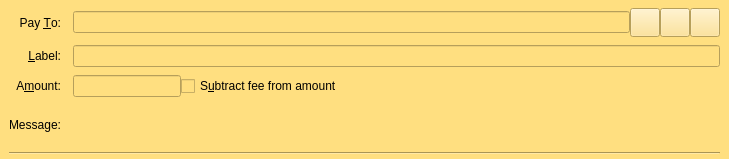
<?xml version="1.0" encoding="UTF-8"?>
<ui version="4.0">
 <class>SendCoinsEntry</class>
 <widget class="QStackedWidget" name="SendCoinsEntry">
  <property name="geometry">
   <rect>
    <x>0</x>
    <y>0</y>
    <width>729</width>
    <height>159</height>
   </rect>
  </property>
  <property name="focusPolicy">
   <enum>Qt::TabFocus</enum>
  </property>
  <property name="autoFillBackground">
   <bool>false</bool>
  </property>
  <property name="styleSheet">
   <string notr="true">background-color: rgb(255, 223, 128);</string>
  </property>
  <widget class="QFrame" name="SendCoins">
   <property name="toolTip">
    <string>This is a normal payment.</string>
   </property>
   <property name="frameShape">
    <enum>QFrame::NoFrame</enum>
   </property>
   <layout class="QGridLayout" name="gridLayout">
    <property name="topMargin">
     <number>8</number>
    </property>
    <property name="bottomMargin">
     <number>4</number>
    </property>
    <property name="horizontalSpacing">
     <number>12</number>
    </property>
    <property name="verticalSpacing">
     <number>8</number>
    </property>
    <item row="0" column="0">
     <widget class="QLabel" name="payToLabel">
      <property name="text">
       <string>Pay &amp;To:</string>
      </property>
      <property name="alignment">
       <set>Qt::AlignRight|Qt::AlignTrailing|Qt::AlignVCenter</set>
      </property>
      <property name="buddy">
       <cstring>payTo</cstring>
      </property>
     </widget>
    </item>
    <item row="0" column="1">
     <layout class="QHBoxLayout" name="payToLayout">
      <property name="spacing">
       <number>0</number>
      </property>
      <item>
       <widget class="QValidatedLineEdit" name="payTo">
        <property name="toolTip">
         <string>The AurumCoinHunter address to send the payment to</string>
        </property>
       </widget>
      </item>
      <item>
       <widget class="QToolButton" name="addressBookButton">
        <property name="toolTip">
         <string>Choose previously used address</string>
        </property>
        <property name="text">
         <string/>
        </property>
        <property name="iconSize">
         <size>
          <width>22</width>
          <height>22</height>
         </size>
        </property>
        <property name="shortcut">
         <string>Alt+A</string>
        </property>
       </widget>
      </item>
      <item>
       <widget class="QToolButton" name="pasteButton">
        <property name="toolTip">
         <string>Paste address from clipboard</string>
        </property>
        <property name="text">
         <string/>
        </property>
        <property name="iconSize">
         <size>
          <width>22</width>
          <height>22</height>
         </size>
        </property>
        <property name="shortcut">
         <string>Alt+P</string>
        </property>
       </widget>
      </item>
      <item>
       <widget class="QToolButton" name="deleteButton">
        <property name="toolTip">
         <string>Remove this entry</string>
        </property>
        <property name="text">
         <string/>
        </property>
        <property name="iconSize">
         <size>
          <width>22</width>
          <height>22</height>
         </size>
        </property>
       </widget>
      </item>
     </layout>
    </item>
    <item row="1" column="0">
     <widget class="QLabel" name="labellLabel">
      <property name="text">
       <string>&amp;Label:</string>
      </property>
      <property name="alignment">
       <set>Qt::AlignRight|Qt::AlignTrailing|Qt::AlignVCenter</set>
      </property>
      <property name="buddy">
       <cstring>addAsLabel</cstring>
      </property>
     </widget>
    </item>
    <item row="1" column="1">
     <widget class="QLineEdit" name="addAsLabel">
      <property name="toolTip">
       <string>Enter a label for this address to add it to the list of used addresses</string>
      </property>
     </widget>
    </item>
    <item row="2" column="0">
     <widget class="QLabel" name="amountLabel">
      <property name="styleSheet">
       <string notr="true">color: rgb(0, 0, 0);</string>
      </property>
      <property name="text">
       <string>A&amp;mount:</string>
      </property>
      <property name="alignment">
       <set>Qt::AlignRight|Qt::AlignTrailing|Qt::AlignVCenter</set>
      </property>
      <property name="buddy">
       <cstring>payAmount</cstring>
      </property>
     </widget>
    </item>
    <item row="2" column="1">
     <layout class="QHBoxLayout" name="horizontalLayoutAmount" stretch="0,1">
      <item>
       <widget class="BitcoinAmountField" name="payAmount"/>
      </item>
      <item>
       <widget class="QCheckBox" name="checkboxSubtractFeeFromAmount">
        <property name="toolTip">
         <string>The fee will be deducted from the amount being sent. The recipient will receive a lower amount of AurumCoinHunter than you enter in the amount field. If multiple recipients are selected, the fee is split equally.</string>
        </property>
        <property name="text">
         <string>S&amp;ubtract fee from amount</string>
        </property>
       </widget>
      </item>
     </layout>
    </item>
    <item row="3" column="0">
     <widget class="QLabel" name="messageLabel">
      <property name="text">
       <string>Message:</string>
      </property>
      <property name="alignment">
       <set>Qt::AlignRight|Qt::AlignTrailing|Qt::AlignVCenter</set>
      </property>
     </widget>
    </item>
    <item row="3" column="1">
     <widget class="QLabel" name="messageTextLabel">
      <property name="toolTip">
       <string>A message that was attached to the aurumcoinhunter: URI which will be stored with the transaction for your reference. Note: This message will not be sent over the AurumCoinHunter network.</string>
      </property>
      <property name="textFormat">
       <enum>Qt::PlainText</enum>
      </property>
     </widget>
    </item>
    <item row="4" column="0" colspan="2">
     <widget class="Line" name="line">
      <property name="orientation">
       <enum>Qt::Horizontal</enum>
      </property>
     </widget>
    </item>
   </layout>
  </widget>
  <widget class="QFrame" name="SendCoins_UnauthenticatedPaymentRequest">
   <property name="palette">
    <palette>
     <active>
      <colorrole role="WindowText">
       <brush brushstyle="SolidPattern">
        <color alpha="255">
         <red>0</red>
         <green>0</green>
         <blue>0</blue>
        </color>
       </brush>
      </colorrole>
      <colorrole role="Button">
       <brush brushstyle="SolidPattern">
        <color alpha="255">
         <red>255</red>
         <green>223</green>
         <blue>128</blue>
        </color>
       </brush>
      </colorrole>
      <colorrole role="Light">
       <brush brushstyle="SolidPattern">
        <color alpha="255">
         <red>255</red>
         <green>255</green>
         <blue>255</blue>
        </color>
       </brush>
      </colorrole>
      <colorrole role="Midlight">
       <brush brushstyle="SolidPattern">
        <color alpha="255">
         <red>255</red>
         <green>255</green>
         <blue>191</blue>
        </color>
       </brush>
      </colorrole>
      <colorrole role="Dark">
       <brush brushstyle="SolidPattern">
        <color alpha="255">
         <red>127</red>
         <green>127</green>
         <blue>63</blue>
        </color>
       </brush>
      </colorrole>
      <colorrole role="Mid">
       <brush brushstyle="SolidPattern">
        <color alpha="255">
         <red>170</red>
         <green>170</green>
         <blue>84</blue>
        </color>
       </brush>
      </colorrole>
      <colorrole role="Text">
       <brush brushstyle="SolidPattern">
        <color alpha="255">
         <red>0</red>
         <green>0</green>
         <blue>0</blue>
        </color>
       </brush>
      </colorrole>
      <colorrole role="BrightText">
       <brush brushstyle="SolidPattern">
        <color alpha="255">
         <red>255</red>
         <green>255</green>
         <blue>255</blue>
        </color>
       </brush>
      </colorrole>
      <colorrole role="ButtonText">
       <brush brushstyle="SolidPattern">
        <color alpha="255">
         <red>0</red>
         <green>0</green>
         <blue>0</blue>
        </color>
       </brush>
      </colorrole>
      <colorrole role="Base">
       <brush brushstyle="SolidPattern">
        <color alpha="255">
         <red>255</red>
         <green>223</green>
         <blue>128</blue>
        </color>
       </brush>
      </colorrole>
      <colorrole role="Window">
       <brush brushstyle="SolidPattern">
        <color alpha="255">
         <red>255</red>
         <green>223</green>
         <blue>128</blue>
        </color>
       </brush>
      </colorrole>
      <colorrole role="Shadow">
       <brush brushstyle="SolidPattern">
        <color alpha="255">
         <red>0</red>
         <green>0</green>
         <blue>0</blue>
        </color>
       </brush>
      </colorrole>
      <colorrole role="AlternateBase">
       <brush brushstyle="SolidPattern">
        <color alpha="255">
         <red>255</red>
         <green>255</green>
         <blue>191</blue>
        </color>
       </brush>
      </colorrole>
      <colorrole role="ToolTipBase">
       <brush brushstyle="SolidPattern">
        <color alpha="255">
         <red>255</red>
         <green>255</green>
         <blue>220</blue>
        </color>
       </brush>
      </colorrole>
      <colorrole role="ToolTipText">
       <brush brushstyle="SolidPattern">
        <color alpha="255">
         <red>0</red>
         <green>0</green>
         <blue>0</blue>
        </color>
       </brush>
      </colorrole>
     </active>
     <inactive>
      <colorrole role="WindowText">
       <brush brushstyle="SolidPattern">
        <color alpha="255">
         <red>0</red>
         <green>0</green>
         <blue>0</blue>
        </color>
       </brush>
      </colorrole>
      <colorrole role="Button">
       <brush brushstyle="SolidPattern">
        <color alpha="255">
         <red>255</red>
         <green>223</green>
         <blue>128</blue>
        </color>
       </brush>
      </colorrole>
      <colorrole role="Light">
       <brush brushstyle="SolidPattern">
        <color alpha="255">
         <red>255</red>
         <green>255</green>
         <blue>255</blue>
        </color>
       </brush>
      </colorrole>
      <colorrole role="Midlight">
       <brush brushstyle="SolidPattern">
        <color alpha="255">
         <red>255</red>
         <green>255</green>
         <blue>191</blue>
        </color>
       </brush>
      </colorrole>
      <colorrole role="Dark">
       <brush brushstyle="SolidPattern">
        <color alpha="255">
         <red>127</red>
         <green>127</green>
         <blue>63</blue>
        </color>
       </brush>
      </colorrole>
      <colorrole role="Mid">
       <brush brushstyle="SolidPattern">
        <color alpha="255">
         <red>170</red>
         <green>170</green>
         <blue>84</blue>
        </color>
       </brush>
      </colorrole>
      <colorrole role="Text">
       <brush brushstyle="SolidPattern">
        <color alpha="255">
         <red>0</red>
         <green>0</green>
         <blue>0</blue>
        </color>
       </brush>
      </colorrole>
      <colorrole role="BrightText">
       <brush brushstyle="SolidPattern">
        <color alpha="255">
         <red>255</red>
         <green>255</green>
         <blue>255</blue>
        </color>
       </brush>
      </colorrole>
      <colorrole role="ButtonText">
       <brush brushstyle="SolidPattern">
        <color alpha="255">
         <red>0</red>
         <green>0</green>
         <blue>0</blue>
        </color>
       </brush>
      </colorrole>
      <colorrole role="Base">
       <brush brushstyle="SolidPattern">
        <color alpha="255">
         <red>255</red>
         <green>223</green>
         <blue>128</blue>
        </color>
       </brush>
      </colorrole>
      <colorrole role="Window">
       <brush brushstyle="SolidPattern">
        <color alpha="255">
         <red>255</red>
         <green>223</green>
         <blue>128</blue>
        </color>
       </brush>
      </colorrole>
      <colorrole role="Shadow">
       <brush brushstyle="SolidPattern">
        <color alpha="255">
         <red>0</red>
         <green>0</green>
         <blue>0</blue>
        </color>
       </brush>
      </colorrole>
      <colorrole role="AlternateBase">
       <brush brushstyle="SolidPattern">
        <color alpha="255">
         <red>255</red>
         <green>255</green>
         <blue>191</blue>
        </color>
       </brush>
      </colorrole>
      <colorrole role="ToolTipBase">
       <brush brushstyle="SolidPattern">
        <color alpha="255">
         <red>255</red>
         <green>255</green>
         <blue>220</blue>
        </color>
       </brush>
      </colorrole>
      <colorrole role="ToolTipText">
       <brush brushstyle="SolidPattern">
        <color alpha="255">
         <red>0</red>
         <green>0</green>
         <blue>0</blue>
        </color>
       </brush>
      </colorrole>
     </inactive>
     <disabled>
      <colorrole role="WindowText">
       <brush brushstyle="SolidPattern">
        <color alpha="255">
         <red>127</red>
         <green>127</green>
         <blue>63</blue>
        </color>
       </brush>
      </colorrole>
      <colorrole role="Button">
       <brush brushstyle="SolidPattern">
        <color alpha="255">
         <red>255</red>
         <green>223</green>
         <blue>128</blue>
        </color>
       </brush>
      </colorrole>
      <colorrole role="Light">
       <brush brushstyle="SolidPattern">
        <color alpha="255">
         <red>255</red>
         <green>255</green>
         <blue>255</blue>
        </color>
       </brush>
      </colorrole>
      <colorrole role="Midlight">
       <brush brushstyle="SolidPattern">
        <color alpha="255">
         <red>255</red>
         <green>255</green>
         <blue>191</blue>
        </color>
       </brush>
      </colorrole>
      <colorrole role="Dark">
       <brush brushstyle="SolidPattern">
        <color alpha="255">
         <red>127</red>
         <green>127</green>
         <blue>63</blue>
        </color>
       </brush>
      </colorrole>
      <colorrole role="Mid">
       <brush brushstyle="SolidPattern">
        <color alpha="255">
         <red>170</red>
         <green>170</green>
         <blue>84</blue>
        </color>
       </brush>
      </colorrole>
      <colorrole role="Text">
       <brush brushstyle="SolidPattern">
        <color alpha="255">
         <red>127</red>
         <green>127</green>
         <blue>63</blue>
        </color>
       </brush>
      </colorrole>
      <colorrole role="BrightText">
       <brush brushstyle="SolidPattern">
        <color alpha="255">
         <red>255</red>
         <green>255</green>
         <blue>255</blue>
        </color>
       </brush>
      </colorrole>
      <colorrole role="ButtonText">
       <brush brushstyle="SolidPattern">
        <color alpha="255">
         <red>127</red>
         <green>127</green>
         <blue>63</blue>
        </color>
       </brush>
      </colorrole>
      <colorrole role="Base">
       <brush brushstyle="SolidPattern">
        <color alpha="255">
         <red>255</red>
         <green>223</green>
         <blue>128</blue>
        </color>
       </brush>
      </colorrole>
      <colorrole role="Window">
       <brush brushstyle="SolidPattern">
        <color alpha="255">
         <red>255</red>
         <green>223</green>
         <blue>128</blue>
        </color>
       </brush>
      </colorrole>
      <colorrole role="Shadow">
       <brush brushstyle="SolidPattern">
        <color alpha="255">
         <red>0</red>
         <green>0</green>
         <blue>0</blue>
        </color>
       </brush>
      </colorrole>
      <colorrole role="AlternateBase">
       <brush brushstyle="SolidPattern">
        <color alpha="255">
         <red>255</red>
         <green>255</green>
         <blue>127</blue>
        </color>
       </brush>
      </colorrole>
      <colorrole role="ToolTipBase">
       <brush brushstyle="SolidPattern">
        <color alpha="255">
         <red>255</red>
         <green>255</green>
         <blue>220</blue>
        </color>
       </brush>
      </colorrole>
      <colorrole role="ToolTipText">
       <brush brushstyle="SolidPattern">
        <color alpha="255">
         <red>0</red>
         <green>0</green>
         <blue>0</blue>
        </color>
       </brush>
      </colorrole>
     </disabled>
    </palette>
   </property>
   <property name="toolTip">
    <string>This is an unauthenticated payment request.</string>
   </property>
   <property name="autoFillBackground">
    <bool>false</bool>
   </property>
   <property name="frameShape">
    <enum>QFrame::NoFrame</enum>
   </property>
   <layout class="QGridLayout" name="gridLayout_is">
    <property name="spacing">
     <number>12</number>
    </property>
    <item row="0" column="0">
     <widget class="QLabel" name="payToLabel_is">
      <property name="text">
       <string>Pay To:</string>
      </property>
      <property name="alignment">
       <set>Qt::AlignRight|Qt::AlignTrailing|Qt::AlignVCenter</set>
      </property>
     </widget>
    </item>
    <item row="0" column="1">
     <layout class="QHBoxLayout" name="payToLayout_is">
      <property name="spacing">
       <number>0</number>
      </property>
      <item>
       <widget class="QLabel" name="payTo_is"/>
      </item>
      <item>
       <widget class="QToolButton" name="deleteButton_is">
        <property name="toolTip">
         <string>Remove this entry</string>
        </property>
        <property name="text">
         <string/>
        </property>
       </widget>
      </item>
     </layout>
    </item>
    <item row="1" column="0">
     <widget class="QLabel" name="memoLabel_is">
      <property name="text">
       <string>Memo:</string>
      </property>
      <property name="alignment">
       <set>Qt::AlignRight|Qt::AlignTrailing|Qt::AlignVCenter</set>
      </property>
     </widget>
    </item>
    <item row="1" column="1">
     <widget class="QLabel" name="memoTextLabel_is">
      <property name="textFormat">
       <enum>Qt::PlainText</enum>
      </property>
     </widget>
    </item>
    <item row="2" column="0">
     <widget class="QLabel" name="amountLabel_is">
      <property name="text">
       <string>A&amp;mount:</string>
      </property>
      <property name="alignment">
       <set>Qt::AlignRight|Qt::AlignTrailing|Qt::AlignVCenter</set>
      </property>
      <property name="buddy">
       <cstring>payAmount_is</cstring>
      </property>
     </widget>
    </item>
    <item row="2" column="1">
     <widget class="BitcoinAmountField" name="payAmount_is">
      <property name="acceptDrops">
       <bool>false</bool>
      </property>
     </widget>
    </item>
   </layout>
  </widget>
  <widget class="QFrame" name="SendCoins_AuthenticatedPaymentRequest">
   <property name="palette">
    <palette>
     <active>
      <colorrole role="WindowText">
       <brush brushstyle="SolidPattern">
        <color alpha="255">
         <red>0</red>
         <green>0</green>
         <blue>0</blue>
        </color>
       </brush>
      </colorrole>
      <colorrole role="Button">
       <brush brushstyle="SolidPattern">
        <color alpha="255">
         <red>255</red>
         <green>223</green>
         <blue>128</blue>
        </color>
       </brush>
      </colorrole>
      <colorrole role="Light">
       <brush brushstyle="SolidPattern">
        <color alpha="255">
         <red>230</red>
         <green>255</green>
         <blue>224</blue>
        </color>
       </brush>
      </colorrole>
      <colorrole role="Midlight">
       <brush brushstyle="SolidPattern">
        <color alpha="255">
         <red>185</red>
         <green>243</green>
         <blue>171</blue>
        </color>
       </brush>
      </colorrole>
      <colorrole role="Dark">
       <brush brushstyle="SolidPattern">
        <color alpha="255">
         <red>70</red>
         <green>116</green>
         <blue>59</blue>
        </color>
       </brush>
      </colorrole>
      <colorrole role="Mid">
       <brush brushstyle="SolidPattern">
        <color alpha="255">
         <red>93</red>
         <green>155</green>
         <blue>79</blue>
        </color>
       </brush>
      </colorrole>
      <colorrole role="Text">
       <brush brushstyle="SolidPattern">
        <color alpha="255">
         <red>0</red>
         <green>0</green>
         <blue>0</blue>
        </color>
       </brush>
      </colorrole>
      <colorrole role="BrightText">
       <brush brushstyle="SolidPattern">
        <color alpha="255">
         <red>155</red>
         <green>255</green>
         <blue>147</blue>
        </color>
       </brush>
      </colorrole>
      <colorrole role="ButtonText">
       <brush brushstyle="SolidPattern">
        <color alpha="255">
         <red>0</red>
         <green>0</green>
         <blue>0</blue>
        </color>
       </brush>
      </colorrole>
      <colorrole role="Base">
       <brush brushstyle="SolidPattern">
        <color alpha="255">
         <red>255</red>
         <green>223</green>
         <blue>128</blue>
        </color>
       </brush>
      </colorrole>
      <colorrole role="Window">
       <brush brushstyle="SolidPattern">
        <color alpha="255">
         <red>255</red>
         <green>223</green>
         <blue>128</blue>
        </color>
       </brush>
      </colorrole>
      <colorrole role="Shadow">
       <brush brushstyle="SolidPattern">
        <color alpha="255">
         <red>0</red>
         <green>0</green>
         <blue>0</blue>
        </color>
       </brush>
      </colorrole>
      <colorrole role="AlternateBase">
       <brush brushstyle="SolidPattern">
        <color alpha="255">
         <red>197</red>
         <green>243</green>
         <blue>187</blue>
        </color>
       </brush>
      </colorrole>
      <colorrole role="NoRole">
       <brush brushstyle="SolidPattern">
        <color alpha="255">
         <red>125</red>
         <green>194</green>
         <blue>122</blue>
        </color>
       </brush>
      </colorrole>
      <colorrole role="ToolTipBase">
       <brush brushstyle="SolidPattern">
        <color alpha="255">
         <red>255</red>
         <green>255</green>
         <blue>220</blue>
        </color>
       </brush>
      </colorrole>
      <colorrole role="ToolTipText">
       <brush brushstyle="SolidPattern">
        <color alpha="255">
         <red>0</red>
         <green>0</green>
         <blue>0</blue>
        </color>
       </brush>
      </colorrole>
     </active>
     <inactive>
      <colorrole role="WindowText">
       <brush brushstyle="SolidPattern">
        <color alpha="255">
         <red>0</red>
         <green>0</green>
         <blue>0</blue>
        </color>
       </brush>
      </colorrole>
      <colorrole role="Button">
       <brush brushstyle="SolidPattern">
        <color alpha="255">
         <red>255</red>
         <green>223</green>
         <blue>128</blue>
        </color>
       </brush>
      </colorrole>
      <colorrole role="Light">
       <brush brushstyle="SolidPattern">
        <color alpha="255">
         <red>230</red>
         <green>255</green>
         <blue>224</blue>
        </color>
       </brush>
      </colorrole>
      <colorrole role="Midlight">
       <brush brushstyle="SolidPattern">
        <color alpha="255">
         <red>185</red>
         <green>243</green>
         <blue>171</blue>
        </color>
       </brush>
      </colorrole>
      <colorrole role="Dark">
       <brush brushstyle="SolidPattern">
        <color alpha="255">
         <red>70</red>
         <green>116</green>
         <blue>59</blue>
        </color>
       </brush>
      </colorrole>
      <colorrole role="Mid">
       <brush brushstyle="SolidPattern">
        <color alpha="255">
         <red>93</red>
         <green>155</green>
         <blue>79</blue>
        </color>
       </brush>
      </colorrole>
      <colorrole role="Text">
       <brush brushstyle="SolidPattern">
        <color alpha="255">
         <red>0</red>
         <green>0</green>
         <blue>0</blue>
        </color>
       </brush>
      </colorrole>
      <colorrole role="BrightText">
       <brush brushstyle="SolidPattern">
        <color alpha="255">
         <red>155</red>
         <green>255</green>
         <blue>147</blue>
        </color>
       </brush>
      </colorrole>
      <colorrole role="ButtonText">
       <brush brushstyle="SolidPattern">
        <color alpha="255">
         <red>0</red>
         <green>0</green>
         <blue>0</blue>
        </color>
       </brush>
      </colorrole>
      <colorrole role="Base">
       <brush brushstyle="SolidPattern">
        <color alpha="255">
         <red>255</red>
         <green>223</green>
         <blue>128</blue>
        </color>
       </brush>
      </colorrole>
      <colorrole role="Window">
       <brush brushstyle="SolidPattern">
        <color alpha="255">
         <red>255</red>
         <green>223</green>
         <blue>128</blue>
        </color>
       </brush>
      </colorrole>
      <colorrole role="Shadow">
       <brush brushstyle="SolidPattern">
        <color alpha="255">
         <red>0</red>
         <green>0</green>
         <blue>0</blue>
        </color>
       </brush>
      </colorrole>
      <colorrole role="AlternateBase">
       <brush brushstyle="SolidPattern">
        <color alpha="255">
         <red>197</red>
         <green>243</green>
         <blue>187</blue>
        </color>
       </brush>
      </colorrole>
      <colorrole role="NoRole">
       <brush brushstyle="SolidPattern">
        <color alpha="255">
         <red>125</red>
         <green>194</green>
         <blue>122</blue>
        </color>
       </brush>
      </colorrole>
      <colorrole role="ToolTipBase">
       <brush brushstyle="SolidPattern">
        <color alpha="255">
         <red>255</red>
         <green>255</green>
         <blue>220</blue>
        </color>
       </brush>
      </colorrole>
      <colorrole role="ToolTipText">
       <brush brushstyle="SolidPattern">
        <color alpha="255">
         <red>0</red>
         <green>0</green>
         <blue>0</blue>
        </color>
       </brush>
      </colorrole>
     </inactive>
     <disabled>
      <colorrole role="WindowText">
       <brush brushstyle="SolidPattern">
        <color alpha="255">
         <red>70</red>
         <green>116</green>
         <blue>59</blue>
        </color>
       </brush>
      </colorrole>
      <colorrole role="Button">
       <brush brushstyle="SolidPattern">
        <color alpha="255">
         <red>255</red>
         <green>223</green>
         <blue>128</blue>
        </color>
       </brush>
      </colorrole>
      <colorrole role="Light">
       <brush brushstyle="SolidPattern">
        <color alpha="255">
         <red>230</red>
         <green>255</green>
         <blue>224</blue>
        </color>
       </brush>
      </colorrole>
      <colorrole role="Midlight">
       <brush brushstyle="SolidPattern">
        <color alpha="255">
         <red>185</red>
         <green>243</green>
         <blue>171</blue>
        </color>
       </brush>
      </colorrole>
      <colorrole role="Dark">
       <brush brushstyle="SolidPattern">
        <color alpha="255">
         <red>70</red>
         <green>116</green>
         <blue>59</blue>
        </color>
       </brush>
      </colorrole>
      <colorrole role="Mid">
       <brush brushstyle="SolidPattern">
        <color alpha="255">
         <red>93</red>
         <green>155</green>
         <blue>79</blue>
        </color>
       </brush>
      </colorrole>
      <colorrole role="Text">
       <brush brushstyle="SolidPattern">
        <color alpha="255">
         <red>70</red>
         <green>116</green>
         <blue>59</blue>
        </color>
       </brush>
      </colorrole>
      <colorrole role="BrightText">
       <brush brushstyle="SolidPattern">
        <color alpha="255">
         <red>155</red>
         <green>255</green>
         <blue>147</blue>
        </color>
       </brush>
      </colorrole>
      <colorrole role="ButtonText">
       <brush brushstyle="SolidPattern">
        <color alpha="255">
         <red>70</red>
         <green>116</green>
         <blue>59</blue>
        </color>
       </brush>
      </colorrole>
      <colorrole role="Base">
       <brush brushstyle="SolidPattern">
        <color alpha="255">
         <red>255</red>
         <green>223</green>
         <blue>128</blue>
        </color>
       </brush>
      </colorrole>
      <colorrole role="Window">
       <brush brushstyle="SolidPattern">
        <color alpha="255">
         <red>255</red>
         <green>223</green>
         <blue>128</blue>
        </color>
       </brush>
      </colorrole>
      <colorrole role="Shadow">
       <brush brushstyle="SolidPattern">
        <color alpha="255">
         <red>0</red>
         <green>0</green>
         <blue>0</blue>
        </color>
       </brush>
      </colorrole>
      <colorrole role="AlternateBase">
       <brush brushstyle="SolidPattern">
        <color alpha="255">
         <red>140</red>
         <green>232</green>
         <blue>119</blue>
        </color>
       </brush>
      </colorrole>
      <colorrole role="NoRole">
       <brush brushstyle="SolidPattern">
        <color alpha="255">
         <red>125</red>
         <green>194</green>
         <blue>122</blue>
        </color>
       </brush>
      </colorrole>
      <colorrole role="ToolTipBase">
       <brush brushstyle="SolidPattern">
        <color alpha="255">
         <red>255</red>
         <green>255</green>
         <blue>220</blue>
        </color>
       </brush>
      </colorrole>
      <colorrole role="ToolTipText">
       <brush brushstyle="SolidPattern">
        <color alpha="255">
         <red>0</red>
         <green>0</green>
         <blue>0</blue>
        </color>
       </brush>
      </colorrole>
     </disabled>
    </palette>
   </property>
   <property name="toolTip">
    <string>This is an authenticated payment request.</string>
   </property>
   <property name="autoFillBackground">
    <bool>false</bool>
   </property>
   <property name="frameShape">
    <enum>QFrame::NoFrame</enum>
   </property>
   <layout class="QGridLayout" name="gridLayout_s">
    <property name="spacing">
     <number>12</number>
    </property>
    <item row="0" column="0">
     <widget class="QLabel" name="payToLabel_s">
      <property name="text">
       <string>Pay To:</string>
      </property>
      <property name="alignment">
       <set>Qt::AlignRight|Qt::AlignTrailing|Qt::AlignVCenter</set>
      </property>
     </widget>
    </item>
    <item row="0" column="1">
     <layout class="QHBoxLayout" name="payToLayout_s">
      <property name="spacing">
       <number>0</number>
      </property>
      <item>
       <widget class="QLabel" name="payTo_s">
        <property name="textFormat">
         <enum>Qt::PlainText</enum>
        </property>
       </widget>
      </item>
      <item>
       <widget class="QToolButton" name="deleteButton_s">
        <property name="toolTip">
         <string>Remove this entry</string>
        </property>
        <property name="text">
         <string/>
        </property>
       </widget>
      </item>
     </layout>
    </item>
    <item row="1" column="0">
     <widget class="QLabel" name="memoLabel_s">
      <property name="text">
       <string>Memo:</string>
      </property>
      <property name="alignment">
       <set>Qt::AlignRight|Qt::AlignTrailing|Qt::AlignVCenter</set>
      </property>
     </widget>
    </item>
    <item row="1" column="1">
     <widget class="QLabel" name="memoTextLabel_s">
      <property name="textFormat">
       <enum>Qt::PlainText</enum>
      </property>
     </widget>
    </item>
    <item row="2" column="0">
     <widget class="QLabel" name="amountLabel_s">
      <property name="text">
       <string>A&amp;mount:</string>
      </property>
      <property name="alignment">
       <set>Qt::AlignRight|Qt::AlignTrailing|Qt::AlignVCenter</set>
      </property>
      <property name="buddy">
       <cstring>payAmount_s</cstring>
      </property>
     </widget>
    </item>
    <item row="2" column="1">
     <widget class="BitcoinAmountField" name="payAmount_s">
      <property name="acceptDrops">
       <bool>false</bool>
      </property>
     </widget>
    </item>
   </layout>
  </widget>
 </widget>
 <customwidgets>
  <customwidget>
   <class>QValidatedLineEdit</class>
   <extends>QLineEdit</extends>
   <header>qvalidatedlineedit.h</header>
  </customwidget>
  <customwidget>
   <class>BitcoinAmountField</class>
   <extends>QLineEdit</extends>
   <header>bitcoinamountfield.h</header>
  </customwidget>
 </customwidgets>
 <tabstops>
  <tabstop>payTo</tabstop>
  <tabstop>addressBookButton</tabstop>
  <tabstop>pasteButton</tabstop>
  <tabstop>deleteButton</tabstop>
  <tabstop>addAsLabel</tabstop>
  <tabstop>payAmount</tabstop>
  <tabstop>payAmount_is</tabstop>
  <tabstop>deleteButton_is</tabstop>
  <tabstop>payAmount_s</tabstop>
  <tabstop>deleteButton_s</tabstop>
 </tabstops>
 <resources>
  <include location="../aurumcoinhunter.qrc"/>
 </resources>
 <connections/>
</ui>
